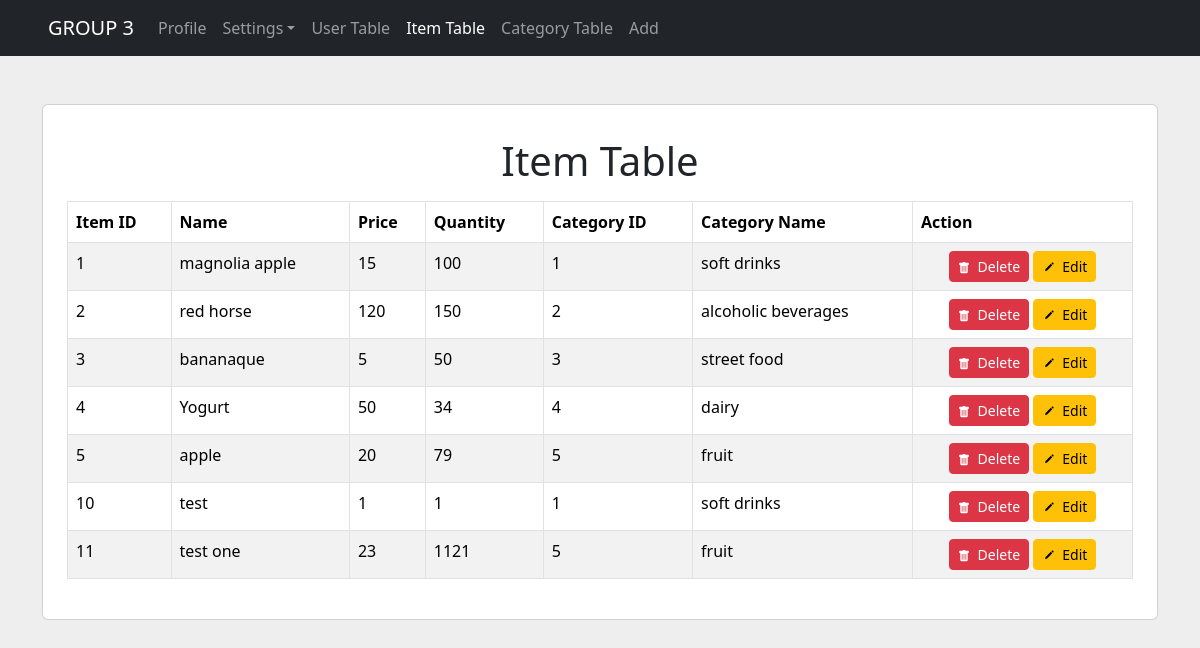
/items.php (signed in), run on the app's committed database.
### tables this page shows
CREATE TABLE `itemtbl` (
  `item_id` int NOT NULL AUTO_INCREMENT,
  `item_name` text NOT NULL,
  `item_price` double NOT NULL,
  `item_quantity` int NOT NULL,
  `category_id` int NOT NULL,
  PRIMARY KEY (`item_id`),
  KEY `category_id_idx` (`category_id`),
  CONSTRAINT `category_id` FOREIGN KEY (`category_id`) REFERENCES `categorytbl` (`category_id`)
);

CREATE TABLE `categorytbl` (
  `category_id` int NOT NULL AUTO_INCREMENT,
  `category_name` text NOT NULL,
  `category_description` text,
  PRIMARY KEY (`category_id`)
);

### items.php (the view, shortened to what this page needs)
<?php
    include 'operation/sessioncheck.php';
    $tbl = "itemtbl";
    $loc = "items";
?>
<!doctype html>
<html lang="en">
<head>
    <link rel="stylesheet" href="./css/bootstrap.min.css">
</head>
<body style="background-color: #eee">
<nav class="navbar navbar-expand navbar-dark bg-dark sticky-top px-5 text-secondary">
    <a class="navbar-brand" href="#">GROUP 3</a>
    <div class="collapse navbar-collapse" id="navbarSupportedContent">
        <ul class="navbar-nav mr-auto">
            <li class="nav-item">
                <a class="nav-link" href="profile.php">Profile</a>
            </li>
            <li class="nav-item dropdown">
                <a class="nav-link dropdown-toggle" data-bs-toggle="dropdown" href="#" role="button" aria-expanded="false">Settings</a>
            </li>
            <li class="nav-item">
                <a class="nav-link " href="index.php">User Table</span></a>
            </li>
            <li class="nav-item">
                <a class="nav-link active" href="items.php">Item Table</a>
            </li>
            <li class="nav-item">
                <a class="nav-link" href="category.php">Category Table</a>
            </li>
            <li class="nav-item">
                <a class="nav-link" href="add.php">Add</a>
            </li>
        </ul>
    </div>
</nav>
<div class="container pt-5">
    <div class="card p-4">
        <h1 class="py-2 text-center">Item Table</h1>
        <?php
        $sql = "select $tbl.*, categorytbl.category_name from $tbl inner join categorytbl on $tbl.category_id = categorytbl.category_id";
        $query = $conn->query($sql);
        if ($query->num_rows > 0) {
            echo "<table class='table table-hover table-striped table-bordered'>
                        <tr>
                        <thead>
                            <th>Item ID</th>
                            <th>Name</th>
                            <th>Price</th>
                            <th>Quantity</th>
                            <th>Category ID</th>
                            <th>Category Name</th>
                            <th>Action</th>
                        </thead>
                        </tr>";
            while($row = $query -> fetch_assoc()){
                $id = $row['item_id'];
                $name = $row['item_name'];
                $price = $row['item_price'];
                $quantity = $row['item_quantity'];
                $categoryID = $row['category_id'];
                $categoryName = $row['category_name'];
                echo "<tr>";
                echo "<td>$id</td>";
                echo "<td>$name</td>";
                echo "<td>$price</td>";
                echo "<td>$quantity</td>";
                echo "<td>$categoryID</td>";
                echo "<td>$categoryName</td>";
                echo "<td class='text-center'><a href='operation/delete.php?id=$id&tbl=$tbl&loc=$loc' class='btn btn-danger btn-sm' onclick='return confirm(`Are you sure you want to delete this row?`)'>
                        <svg xmlns='http://www.w3.org/2000/svg' width='12' height='12' fill='currentColor' class='bi bi-trash-fill flex-shrink-0 me-2' viewBox='0 0 16 16'>
                          <path d='M2.5 1a1 1 0 0 0-1 1v1a1 1 0 0 0 1 1H3v9a2 2 0 0 0 2 2h6a2 2 0 0 0 2-2V4h.5a1 1 0 0 0 1-1V2a1 1 0 0 0-1-1H10a1 1 0 0 0-1-1H7a1 1 0 0 0-1 1H2.5zm3 4a.5.5 0 0 1 .5.5v7a.5.5 0 0 1-1 0v-7a.5.5 0 0 1 .5-.5zM8 5a.5.5 0 0 1 .5.5v7a.5.5 0 0 1-1 0v-7A.5.5 0 0 1 8 5zm3 .5v7a.5.5 0 0 1-1 0v-7a.5.5 0 0 1 1 0z'/>
                        </svg>Delete</a>
                        <a href='edititem.php?id=$id' class='btn btn-warning btn-sm'>
                        <svg xmlns='http://www.w3.org/2000/svg' width='12' height='12' fill='currentColor' class='bi bi-x-lg flex-shrink-0 me-2' viewBox='0 0 16 16'>
                          <path d='M15.502 1.94a.5.5 0 0 1 0 .706L14.459 3.69l-2-2L13.502.646a.5.5 0 0 1 .707 0l1.293 1.293zm-1.75 2.456-2-2L4.939 9.21a.5.5 0 0 0-.121.196l-.805 2.414a.25.25 0 0 0 .316.316l2.414-.805a.5.5 0 0 0 .196-.12l6.813-6.814z'/>
                        </svg>Edit</a>
                        </td>";
                echo "</tr>";
            }
            echo "</table>";
        } else {
            echo "<div class='alert alert-danger d-flex align-items-center' role='alert'>
                        <div>Empty table.</div>
                    </div>";
        }
        ?>
    </div>
</div>
</body>
</html>

### data on the page
itemtbl: item_id "1", item_name "magnolia apple", item_price "15", item_quantity "100", category "1", category.category_name "soft drinks"
itemtbl: item_id "2", item_name "red horse", item_price "120", item_quantity "150", category "2", category.category_name "alcoholic beverages"
itemtbl: item_id "3", item_name "bananaque", item_price "5", item_quantity "50", category "3", category.category_name "street food"
itemtbl: item_id "4", item_name "Yogurt", item_price "50", item_quantity "34", category "4", category.category_name "dairy"
itemtbl: item_id "5", item_name "apple", item_price "20", item_quantity "79", category "5", category.category_name "fruit"
itemtbl: item_id "10", item_name "test", item_price "1", item_quantity "1", category "1", category.category_name "soft drinks"
itemtbl: item_id "11", item_name "test one", item_price "23", item_quantity "1121", category "5", category.category_name "fruit"
